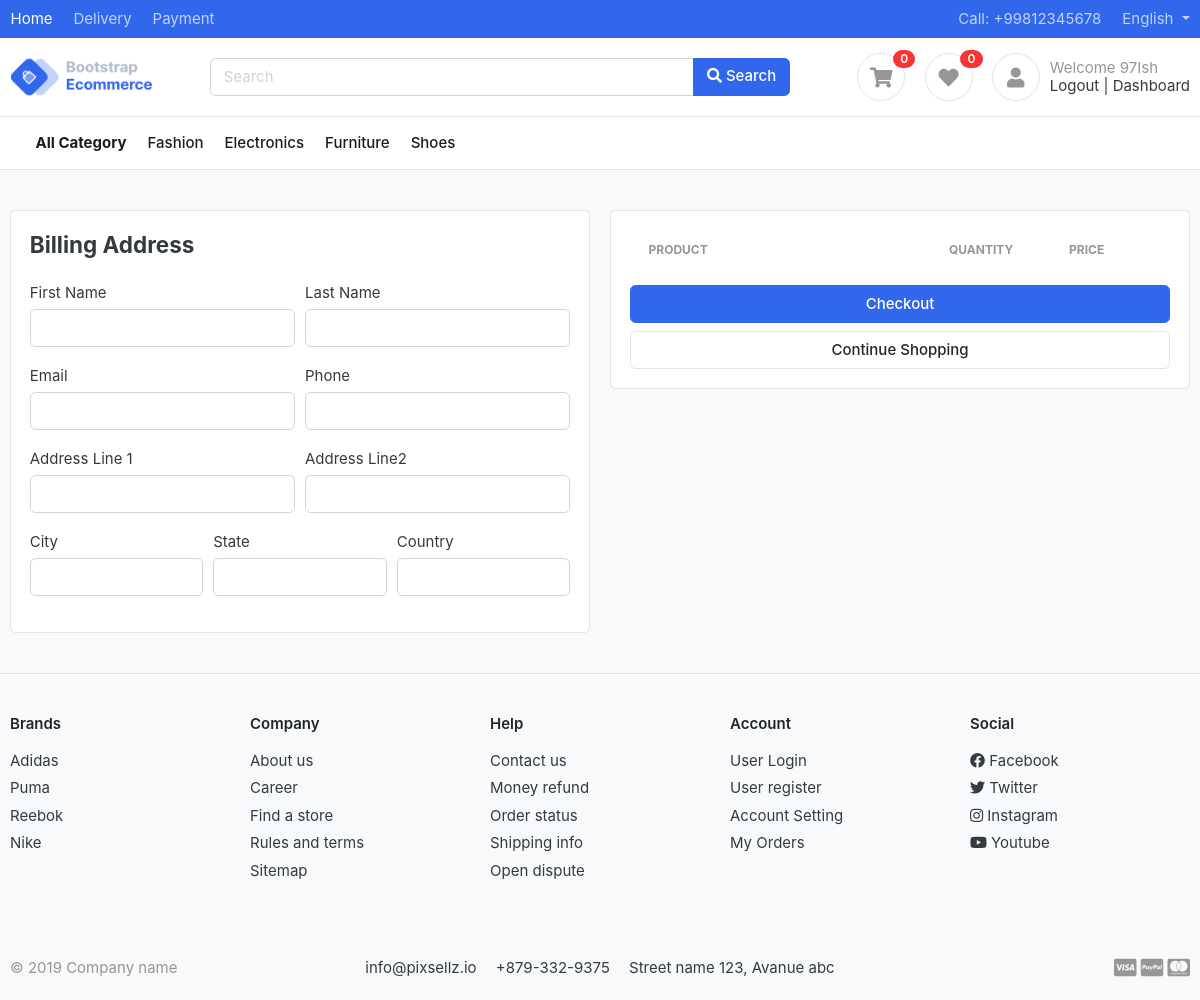
/cart/checkout/ (signed in), run on the app's committed database.
### category/models.py (models this page shows)
class Category(models.Model):
    category_name = models.CharField(max_length=50, unique=True)
    slug = models.SlugField(max_length=100, unique=True)
    description = models.TextField(max_length=255, unique=True)
    category_image = models.ImageField(upload_to='photos/categories', blank=True) # the path where all images will be stored on upload
    date_created = models.DateTimeField(auto_now_add=True)
    class Meta:
        verbose_name = 'category'
        verbose_name_plural = 'categories'
    def get_url(self):
        return reverse('product', args=[self.slug])
    def __str__(self) -> str:
        return self.category_name

### cart/views.py (the view)
# urls.py: path('checkout/', views.checkout, name='checkout' ),
@login_required(login_url='login')
def checkout(request, total=0, quantity=0, tax=0, grandTotal=0):
    try:
        cartItems = ''
        if request.user.is_authenticated: # for logged in users
            cartItems =  CartItem.objects.filter(user=request.user, is_active=True)
        else:
            cart = Cart.objects.get(cart_id = get_cart_id(request))
            cartItems = CartItem.objects.filter(cart=cart, is_active=True)
        for cartItem in cartItems:
            total += cartItem.product.price * cartItem.quantity
            quantity += cartItem.quantity
        tax = (3 * total) / 100
        grandTotal = total + tax
    except ObjectDoesNotExist:
        pass
    data = {
        'total': total,
        'quantity': quantity,
        'tax':tax,
        'grandTotal': grandTotal,
        'cart_items': cartItems
    }
    print('DATAAAA', data)
    return render(request, 'checkout.html', data)

### cart/context_processors.py (called while the page is built)
def get_count_of_items_in_cart(request):
    cart_count = 0
    if 'admin' in request.path:
        return {}
    else:
        try:
            cart = Cart.objects.filter(cart_id = views.get_cart_id(request))
            if request.user.is_authenticated:
                cartitems = CartItem.objects.all().filter(user=request.user)
            else:
                cartitems = CartItem.objects.all().filter(cart=cart[:1])
            for cartitem in cartitems:
                cart_count += 1
        except cart.DoesNotExist:
            cart_count = 0
    return {'cart_count': cart_count
           }

### cart/views.py (called while the page is built)
def get_cart_id(request): # private method
    cart = request.session.session_key
    if not cart:
        cart = request.session.create()
    return cart  # returns the cart id

### category/context_processors.py (called while the page is built)
def menu_links(request):
    links = Category.objects.all()
    print('LINK', dict(links=links))
    return dict(links=links)

### wishlist/context_processors.py (called while the page is built)
def get_count_of_items_in_wishlist(request):
    wishlist_count = 0
    if 'admin' in request.path:
        return {}
    else:
        try:
            if request.user.is_authenticated:
                wishlistitems = Wishlist_Items.objects.all().filter(user=request.user)
            else:
                wishlist = Wishlist.objects.filter(wishlist_id = views.get_wishlist_id(request))
                wishlistitems = Wishlist_Items.objects.all().filter(wishlist=wishlist[:1])
            for items in wishlistitems:
                wishlist_count += 1
        except wishlist.DoesNotExist:
            wishlist_count = 0
    return {'wishlist_count': wishlist_count
           }

### templates/checkout.html (shortened to what this page needs)
{% extends 'base.html' %}
{% load static %}
{% block content %}
<section class="section-content padding-y bg">
	<div class="container">
		<div class="row">
			<aside class="col-lg-6">
				<div class="card">
                    <div class="card-body">
                        <h4 class="card-title mb-4">Billing Address</h4>
                        <form action="" method="post">
                            <div class="form-row">
                                <div class="col form-group">
                                    <label>First Name</label>
                                    <input type="text" class="form-control" name="first_name" class="form-control" required>
                                </div>
                                <div class="col form-group">
                                    <label>Last Name</label>
                                    <input type="text" class="form-control" name="last_name" class="form-control" required>
                                </div>
                            </div>
                            <div class="form-row">
                                <div class="col form-group">
                                    <label>Email</label>
                                    <input type="email" class="form-control" name="email" class="form-control" required>
                                </div>
                                <div class="col form-group">
                                    <label>Phone</label>
                                    <input type="number" class="form-control" name="phone"  required>
                                </div>
                            </div>
                            <div class="form-row">
                                <div class="col form-group">
                                    <label>Address Line 1</label>
                                    <input type="text" class="form-control" name="address1" required>
                                </div>
                                <div class="col form-group">
                                    <label>Address Line2</label>
                                    <input type="text" class="form-control" name="address2"  >
                                </div>
                            </div>
                            <div class="form-row">
                                <div class="col form-group">
                                    <label>City</label>
                                    <input type="text" class="form-control" name="city" >
                                </div>
                                <div class="col form-group">
                                    <label>State</label>
                                    <input type="text" class="form-control" name="state" >
                                </div>
                                <div class="col form-group">
                                    <label>Country</label>
                                    <input type="text" class="form-control" name="country">
                                </div>
                            </div>
                    </div>
				</div>
			</aside>
			<aside class="col-lg-6">
				<div class="card">
					<div class="card-body">
                        <table class="table table-borderless table-shopping-cart">
                            <thead class="text-muted">
                                <tr class="small text-uppercase">
                                    <th scope="col">Product</th>
                                    <th scope="col" width="120">Quantity</th>
                                    <th scope="col" width="120">Price</th>
                                </tr>
                            </thead>
                        </table>
						<a href="./place-order.html" class="btn btn-primary btn-block"> Checkout </a>
						<a href="{% url 'general_product_page' %}" class="btn btn-light btn-block">Continue Shopping</a>
					</div>
				</div>
			</aside>
		</div>
	</div>
</section>
{% endblock %}

### templates/navbar.html (shortened to what this page needs)
{% load static %}
<header class="section-header">
    <nav class="navbar navbar-dark navbar-expand p-0 bg-primary">
        <div class="container">
            <ul class="navbar-nav d-none d-md-flex mr-auto">
                <li class="nav-item"><a class="nav-link" href="#">Home</a></li>
                <li class="nav-item"><a class="nav-link" href="#">Delivery</a></li>
                <li class="nav-item"><a class="nav-link" href="#">Payment</a></li>
            </ul>
            <ul class="navbar-nav">
                <li class="nav-item"><a href="#" class="nav-link"> Call: +99812345678 </a></li>
                <li class="nav-item dropdown">
                    <a href="#" class="nav-link dropdown-toggle" data-toggle="dropdown"> English </a>
                </li>
            </ul>
        </div>
    </nav>
    <section class="header-main border-bottom">
        <div class="container">
            <div class="row align-items-center">
                <div class="col-lg-2 col-6">
                    <a href="{% url 'home'%}" class="brand-wrap">
                        <img class="logo" src="{% static 'images/logo.png'%}">
                    </a>
                </div>
                <div class="col-lg-6 col-12 col-sm-12">
                    <form action="{% url 'search' %}" class="search" method="GET">
                        <div class="input-group w-100">
                            <input type="text" class="form-control" placeholder="Search" name="keyword">
                            <div class="input-group-append">
                                <button class="btn btn-primary" type="submit">
                                    <i class="fa fa-search"></i> Search
                                </button>
                            </div>
                        </div>
                    </form>
                </div>
                <div class="col-lg-4 col-sm-6 col-12">
                    <div class="widgets-wrap float-lg-right">
                        <div class="widget-header  mr-3">
                            <a href="{% url 'cart' %}" class="icon icon-sm rounded-circle border"><i
                                    class="fa fa-shopping-cart"></i></a>
                            <span class="badge badge-pill badge-danger notify">{{cart_count}}</span>
                        </div>
                        <div class="widget-header  mr-3">
                            <a href="{% url 'wishlist' %}" data-original-title="View Wishlist" class="icon icon-sm rounded-circle border"><i class="fa fa-heart"></i></a>
                            <span class="badge badge-pill badge-danger notify">{{wishlist_count}}</span>
                        </div>
                        <div class="widget-header icontext">
                            <a href="#" class="icon icon-sm rounded-circle border"><i class="fa fa-user"></i></a>
                            {% if user.id is None %}
                            <div class="text">
                                <span class="text-muted">Welcome!</span>
                                <div>
                                    <a href="{% url 'login' %}">Sign in</a> |
                                    <a href="{% url 'register' %}"> Register</a>
                                </div>
                            </div>
                            {% else %}
                            <div class="text">
                                <span class="text-muted">Welcome {{user.username | capfirst}}</span>
                                <div>
                                    <a href="{% url 'logout' %}">Logout</a> |
                                    <a href="{% url 'dashboard' %}"> Dashboard</a>
                                </div>
                            </div>
                            {% endif %}
                        </div>
                    </div>
                </div>
            </div>
        </div>
    </section>
</header>
<nav class="navbar navbar-main navbar-expand-lg navbar-light border-bottom">
    <div class="container">
        <div class="collapse navbar-collapse" id="main_nav">
            <ul class="navbar-nav">
                <li class="nav-item">
                    <a class="nav-link" href="{% url 'general_product_page' %}"><b>All Category</b></a>
                </li>
                {% for category in links %}
                <li class="nav-item">
                    <a class="nav-link" href="{{category.get_url}}">{{category.category_name}} </a>
                </li>
                {% endfor %}
            </ul>
        </div>
    </div>
</nav>

### static/css/ui.css (style rules this page uses)
html { font-family: "Inter", sans-serif; font-size: 15px; }
.icon-xs, .icon-sm, .icon-md, .icon-lg { display: inline-block; text-align: center; flex-shrink: 0; flex-grow: 0; }
.icon-sm { width: 48px; height: 48px; line-height: 48px !important; font-size: 20px; }
.padding-y { padding-top: 40px; padding-bottom: 40px; }
article:after, .form-group:after { display: block; clear: both; content: ""; }
.bg { background-color: #f8f9fa; }
.header-main { position: relative; padding-top: 1rem; padding-bottom: 1rem; }
.brand-wrap .logo, .navbar-brand .logo { margin-right: 7px; max-height: 42px; display: inline-block; }
.navbar-main .nav-link { font-weight: 500; color: #1c1c1c; }
.widget-header { display: inline-block; vertical-align: middle; position: relative; }
.widget-header a { color: #343a40; }
.widget-header i { color: #969696; }
.widget-header .notify { position: absolute; top: -3px; right: -10px; }
.btn-light { background-color: #fff; border-color: #e4e4e4; }
.icontext { display: inline-flex; align-items: center; vertical-align: middle; }
.icontext .text { width: 100%; line-height: 1.2; }
.icontext .icon { position: relative; margin-right: 10px; flex-shrink: 0; flex-grow: 0; }
.notify { position: absolute; top: -4px; right: -10px; display: inline-block; padding: 0.25em 0.6em; font-size: 12px; line-height: 1; text-align: center; border-radius: 3rem; color: #fff; background-color: #fa3434; }
.table-shopping-cart.table td, .table-shopping-cart.table th { padding-left: 1.25rem; padding-right: 1.25rem; }

### data on the page
Category: category_name "Fashion"
Category: category_name "Electronics"
Category: category_name "Furniture"
Category: category_name "Shoes"

### other printed values
{{ cart_count }} "0"
{{ wishlist_count }} "0"
{{ user.username | capfirst }} "97Ish"
